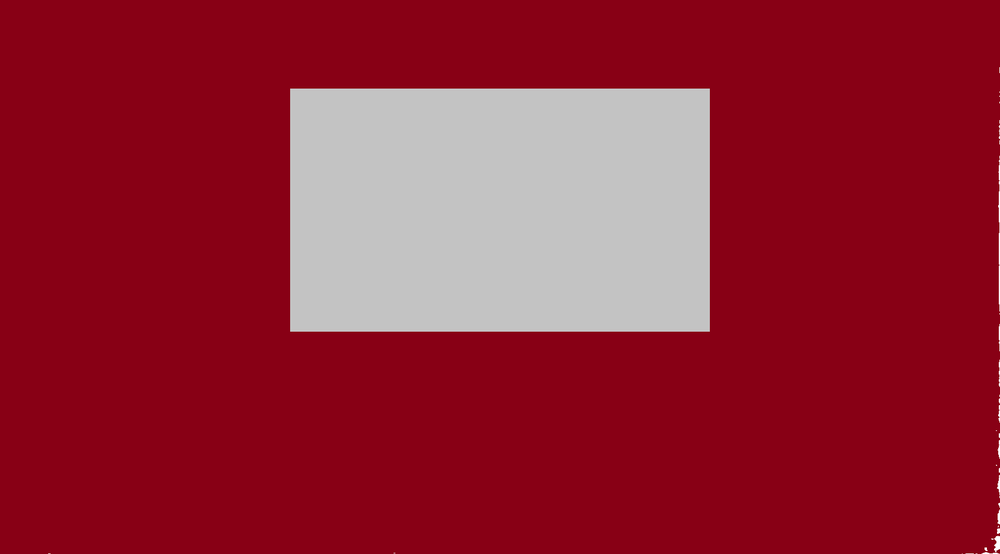
#> input picture Assignment_03/sample.png, 1000 x 554 px, shrunk from 1682 x 932 before the run, found by its file name
$ python source.py
#> lines starting #> are read from the running program, lines starting #| are printed output that depends on the picture; after the words box and inside, x2 and y2 are one past the last pixel; in counts of white or black regions, pixels touching at a corner belong together
# Q.Separate the rectangle from the image using the thresholding from openCV.
import cv2
import numpy as np

# Read the image in grayscale
image = cv2.imread('./Assignment_03/sample.png', cv2.IMREAD_GRAYSCALE)
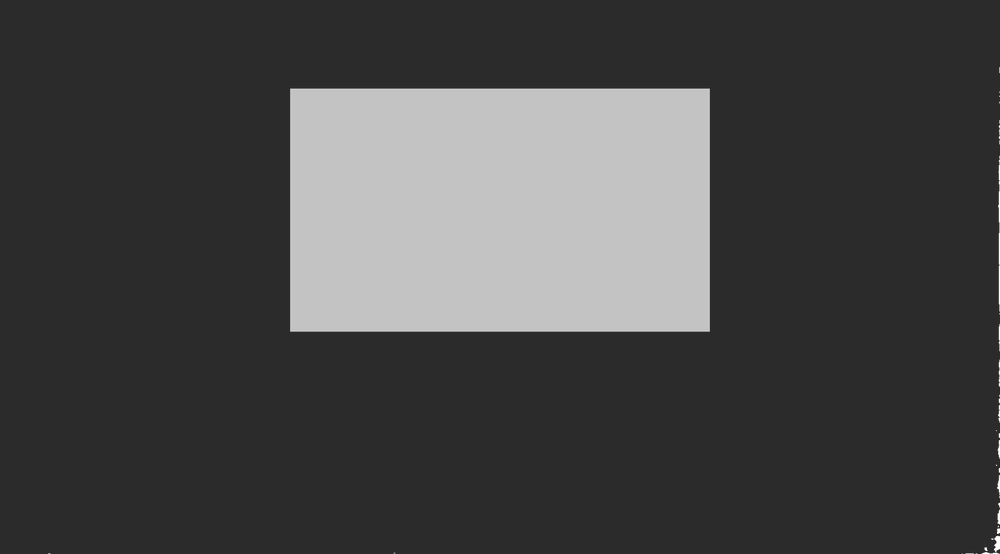
#> image: shape (554, 1000); min 33, max 255, mean 71.2

# Check if image is loaded
if image is None:
    print("Error: Wrong path")
    exit()

# use _ to store the thresold value and thresh for storing the resultant image
_, thresh = cv2.threshold(image, 128, 240, cv2.THRESH_BINARY)
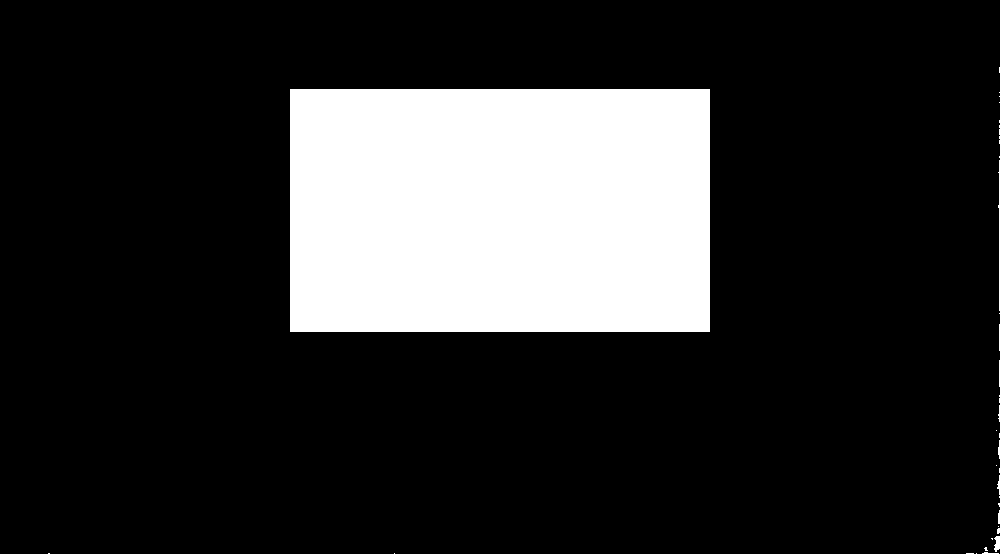
#> thresh: shape (554, 1000); values 0 (black) and 240 (white), 18.5% white; 37 white regions (27 under 20 px), largest, box (x1, y1, x2, y2) and area: (290, 89, 710, 332) 102060, (998, 160, 1000, 311) 155, (994, 536, 1000, 552) 72

# display original and converted image.
cv2.imshow("Original Image", image)
cv2.imshow("Thresholded Rectangle", thresh)

# wait and then close window
cv2.waitKey(0)
cv2.destroyAllWindows()

# Save the modified image
cv2.imwrite('./Assignment_03/converted_image.jpg', thresh)
